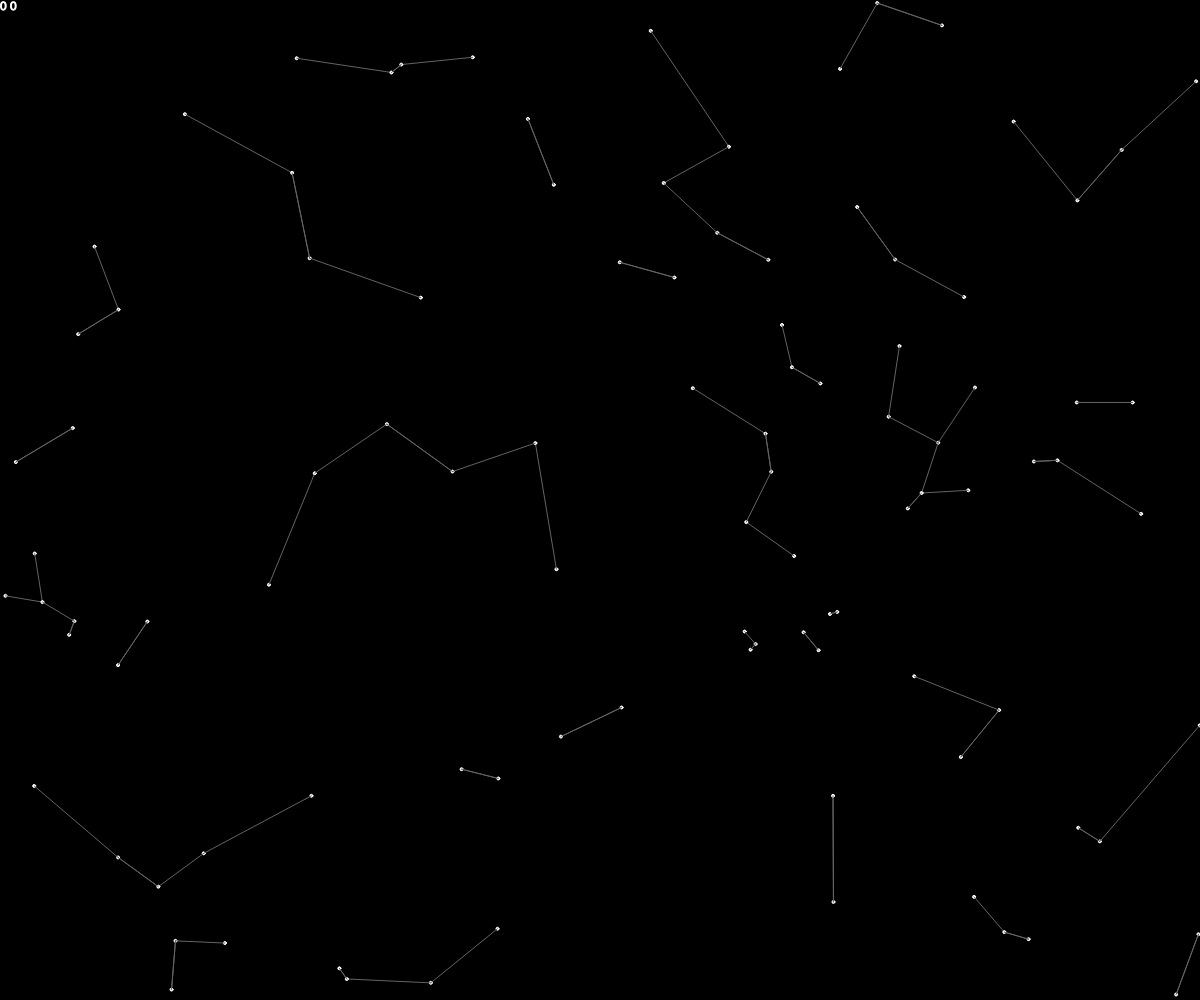
Frame 1 (no input)
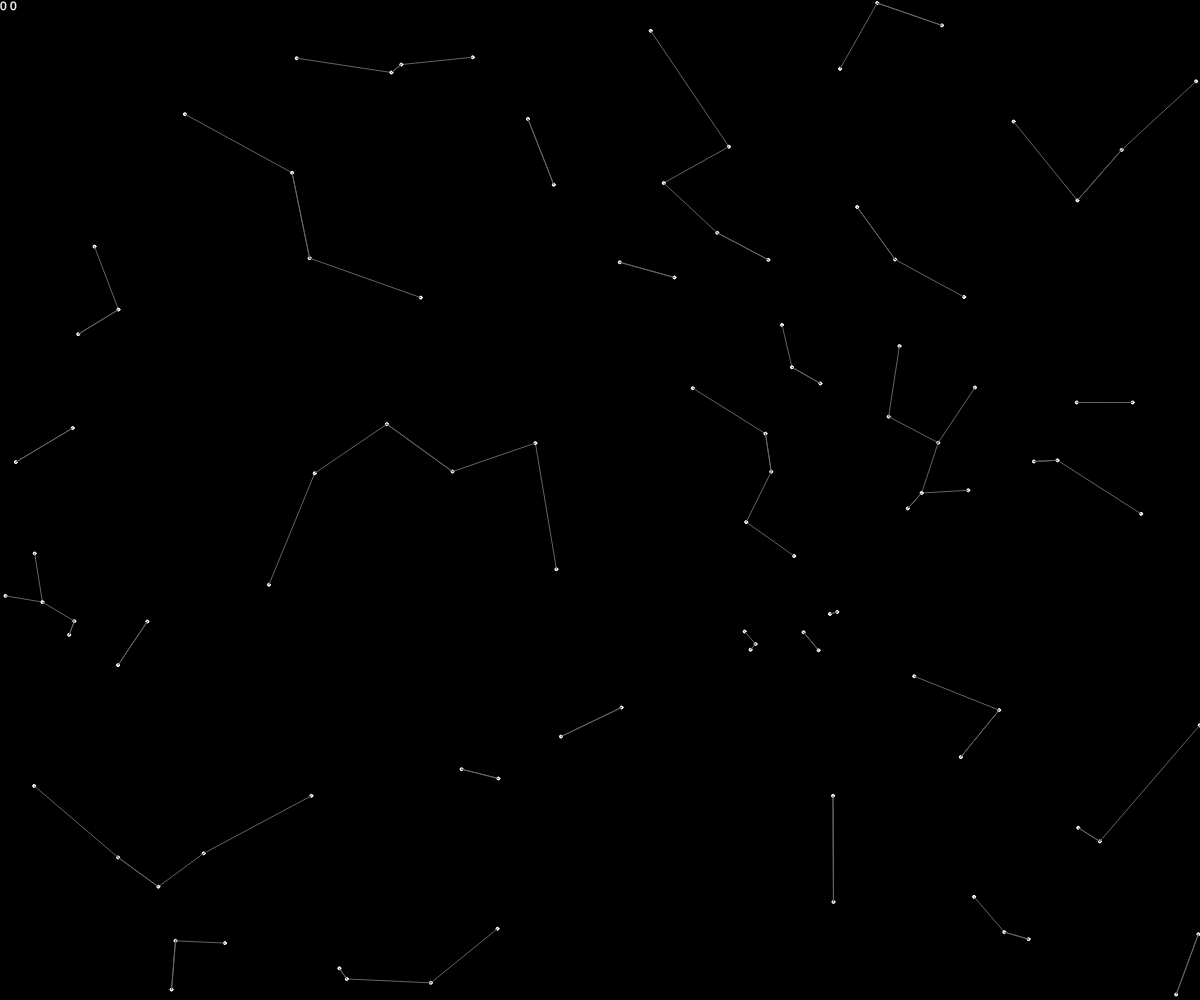
Frame 60 (no input)
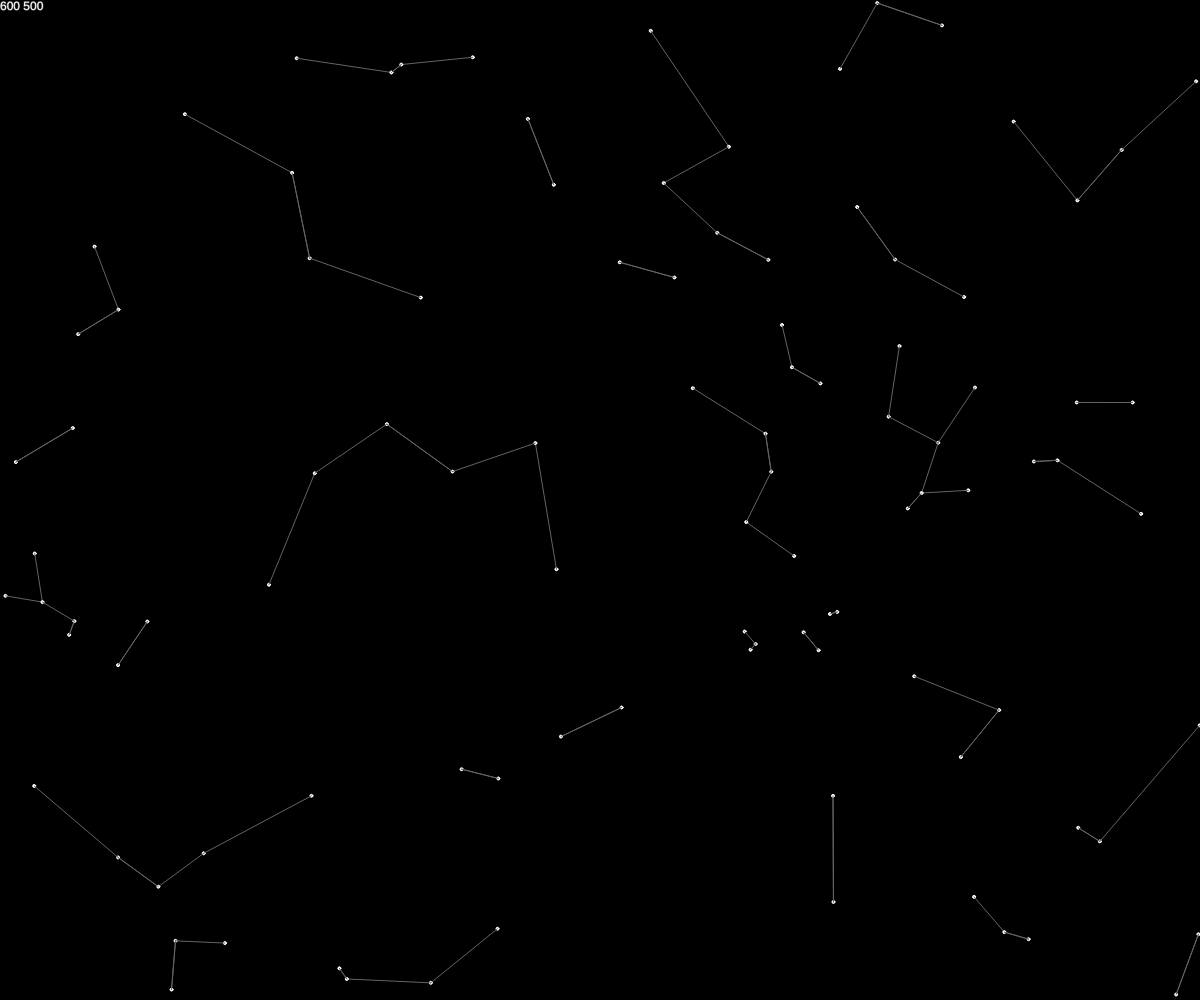
Frame 120 (the mouse pressed at the canvas centre since frame 60)

The p5.js sketch that drew these frames (run headless with seeded random() and noise() and a simulated clock; from frame 60 on, the mouse is pressed at the canvas centre):

// p5.js sketch
// ── sketch.js
var particles = [];
function setup() {
	createCanvas(windowWidth, windowHeight);
	stroke(255);
	for (var i = 100; i >= 0; i--) {
		var p=new Particle(random(windowWidth),random(windowHeight),0,0);
		particles.push(p);
	}
}
function draw() {
	background(0);
	fill(255);
	text(mouseX+' '+mouseY,0,10);
	calcNear();
	for (var i = particles.length - 1; i >= 0; i--) {
		particles[i].render();
		//particles[i].ins(random(-1,1),random(-1,1));
	}

}

function Particle(x,y,vx,vy){
	this.x=x;
	this.y=y;
	this.vx=vx;
	this.vy=vy;
	this.ni=1;

	this.render = function(){
		stroke(255);
		ellipse(this.x,this.y,3);
		stroke(100);
		line(this.x,this.y,particles[this.ni].x,particles[this.ni].y)
	}

}
Particle.prototype.ins = function(x,y) {
	this.x+=x;
	this.y+=y;
}; 

Particle.prototype.ins = function(x,y) {
	this.x+=x;
	this.y+=y;
}; 
Particle.prototype.update = function(x,y,vx,vy) {
	this.x=x;
	this.y=y;
	this.vx=vx;
	this.vy=vy;
}; 

function dist(a,b,c,d) {
	return(Math.square((a-c)*(b-d)));
}
function calcNear() {
	for (var i = particles.length - 1; i >= 0; i--) {
		var p=particles[i];
		var max=100000;
		for (var j = particles.length - 1; j >= 0; j--) {
			if(i!=j){
				var d=dist(particles[i].x,particles[i].y,particles[j].x,particles[j].y);
				if(d<max)
				{
					max=d;
					particles[i].ni=j;
				}
			}
		}
	}
}
